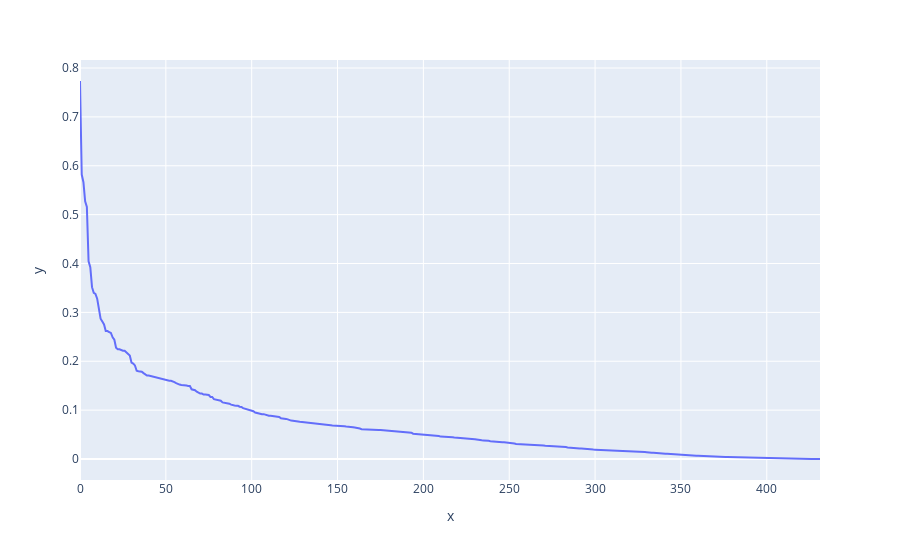
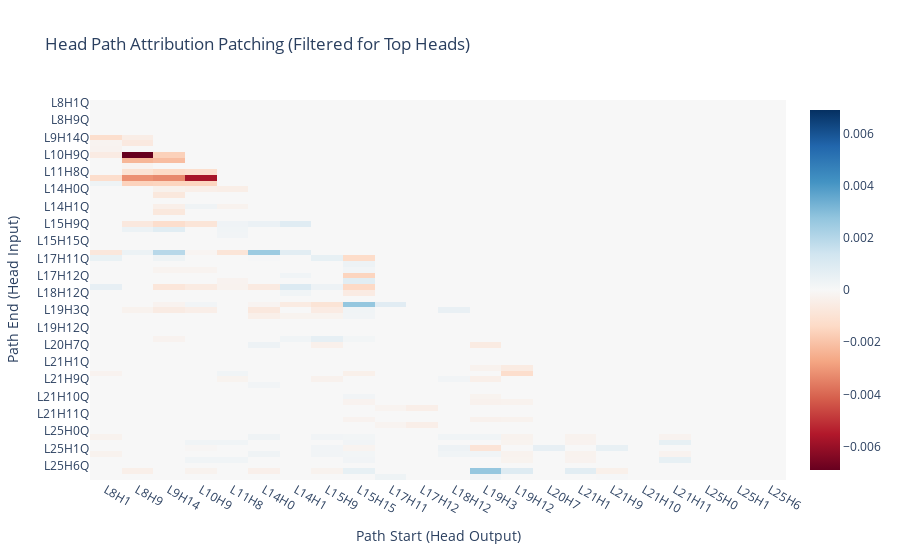

Notebook code for these charts, in order:
### Code cell
top_end_indices, top_start_indices, top_end_labels, top_start_labels = plot_top_head_path_attrs(head_path_attrs_first_half, head_out_attrs_first_half)
plot_qkv_head_path_attrs = partial(plot_qkv_head_path_attrs, top_end_indices=top_end_indices, top_start_indices=top_start_indices, top_end_labels=top_end_labels, top_start_labels=top_start_labels)

### Figure 1 — Plotly figure (JSON) as saved in the notebook; plotly's stock layout.template omitted (floating-point values rounded to 4 significant figures; data arrays with more than 128 entries replaced by an {"elided": "..."} marker saying what was removed)
{"data": [{"hovertemplate": "x=%{x}<br>y=%{y}<extra></extra>", "legendgroup": "", "line": {"color": "#636efa", "dash": "solid"}, "marker": {"symbol": "circle"}, "mode": "lines", "name": "", "orientation": "v", "showlegend": false, "type": "scatter", "x": {"elided": "432 int values"}, "xaxis": "x", "y": {"elided": "432 float values"}, "yaxis": "y"}], "layout": {"legend": {"tracegroupgap": 0}, "margin": {"t": 60}, "xaxis": {"anchor": "y", "domain": [0, 1], "title": {"text": "x"}}, "yaxis": {"anchor": "x", "domain": [0, 1], "title": {"text": "y"}}}}

### Figure 2 — Plotly figure (JSON) as saved in the notebook; plotly's stock layout.template omitted (floating-point values rounded to 4 significant figures; data arrays with more than 128 entries replaced by an {"elided": "..."} marker saying what was removed)
{"data": [{"coloraxis": "coloraxis", "hovertemplate": "x: %{x}<br>y: %{y}<br>color: %{z}<extra></extra>", "name": "0", "type": "heatmap", "x": ["L8H1", "L8H9", "L9H14", "L10H9", "L11H8", "L14H0", "L14H1", "L15H9", "L15H15", "L17H11", "L17H12", "L18H12", "L19H3", "L19H12", "L20H7", "L21H1", "L21H9", "L21H10", "L21H11", "L25H0", "L25H1", "L25H6"], "xaxis": "x", "y": ["L8H1Q", "L8H1K", "L8H1V", "L8H9Q", "L8H9K", "L8H9V", "L9H14Q", "L9H14K", "L9H14V", "L10H9Q", "L10H9K", "L10H9V", "L11H8Q", "L11H8K", "L11H8V", "L14H0Q", "L14H0K", "L14H0V", "L14H1Q", "L14H1K", "L14H1V", "L15H9Q", "L15H9K", "L15H9V", "L15H15Q", "L15H15K", "L15H15V", "L17H11Q", "L17H11K", "L17H11V", "L17H12Q", "L17H12K", "L17H12V", "L18H12Q", "L18H12K", "L18H12V", "L19H3Q", "L19H3K", "L19H3V", "L19H12Q", "L19H12K", "L19H12V", "L20H7Q", "L20H7K", "L20H7V", "L21H1Q", "L21H1K", "L21H1V", "L21H9Q", "L21H9K", "L21H9V", "L21H10Q", "L21H10K", "L21H10V", "L21H11Q", "L21H11K", "L21H11V", "L25H0Q", "L25H0K", "L25H0V", "L25H1Q", "L25H1K", "L25H1V", "L25H6Q", "L25H6K", "L25H6V"], "yaxis": "y", "z": {"elided": "66x22 float values"}}], "layout": {"coloraxis": {"cmid": 0, "colorscale": [[0, "rgb(103,0,31)"], [0.1, "rgb(178,24,43)"], [0.2, "rgb(214,96,77)"], [0.3, "rgb(244,165,130)"], [0.4, "rgb(253,219,199)"], [0.5, "rgb(247,247,247)"], [0.6, "rgb(209,229,240)"], [0.7, "rgb(146,197,222)"], [0.8, "rgb(67,147,195)"], [0.9, "rgb(33,102,172)"], [1, "rgb(5,48,97)"]]}, "title": {"text": "Head Path Attribution Patching (Filtered for Top Heads)"}, "xaxis": {"anchor": "y", "domain": [0, 1], "title": {"text": "Path Start (Head Output)"}}, "yaxis": {"anchor": "x", "autorange": "reversed", "domain": [0, 1], "title": {"text": "Path End (Head Input)"}}}}
